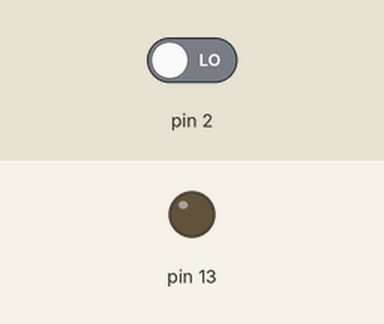
Recording of a sketch running on a simulated Arduino Uno, built with avr-gcc and run on an emulated ATmega328P. On the bench: output pins drawn as LEDs (lit = HIGH). Inputs (shaded band) come from the test bench; at power-on: pin 2 LOW.

Above: at 1.2 s.
1.3 s: pin 2 driven HIGH
At 1.7 s:
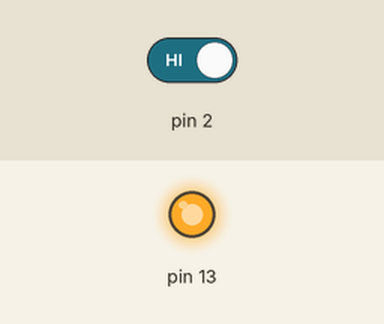
Timing chart, 0 to 4.3 s (numbered marks = the images above; inputs shaded):
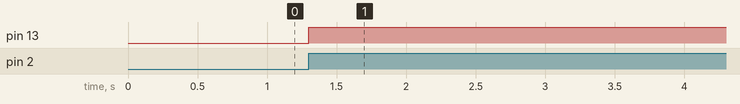

Measured:
- after the input at 1.3 s, pin 13: LOW → HIGH at once

The sketch:

_075_Interrupcao.ino
```cpp
//DDRB é ponteiro dereferenciado para o registrador DDRB
//PORTB é ponteiro dereferenciado para o registrador PORTB
# define BIT5_MASK 0x20
# define BIT2_MASK 0b100;

void setup() {
  // put your setup code here, to run once:


// Escrita ou Leitura
DDRB = DDRB | BIT5_MASK; // os bits são de saída
//DDRD = DDRD & ~BIT2_MASK; // os bits são de entrada

EICRA = 0b11;//Ativa em borda de subida a interrupção.
EIMSK = 0b1;//Ativa a interrupção INT0

sei();//Ativa interrupções globais.
//cli(); desativa interrupções globais.

}

void loop() {
  // put your main code here, to run repeatedly:

}

void muda_Estado(){

  if(PORTB & BIT5_MASK){//Se vale 1, led já estava aceso.
    PORTB = PORTB & ~BIT5_MASK;
    //delay(1000);
  }else{
    PORTB = PORTB | BIT5_MASK;
    //delay(1000);
  }

}

ISR (INT0_vect) {
  muda_Estado();
}
```
